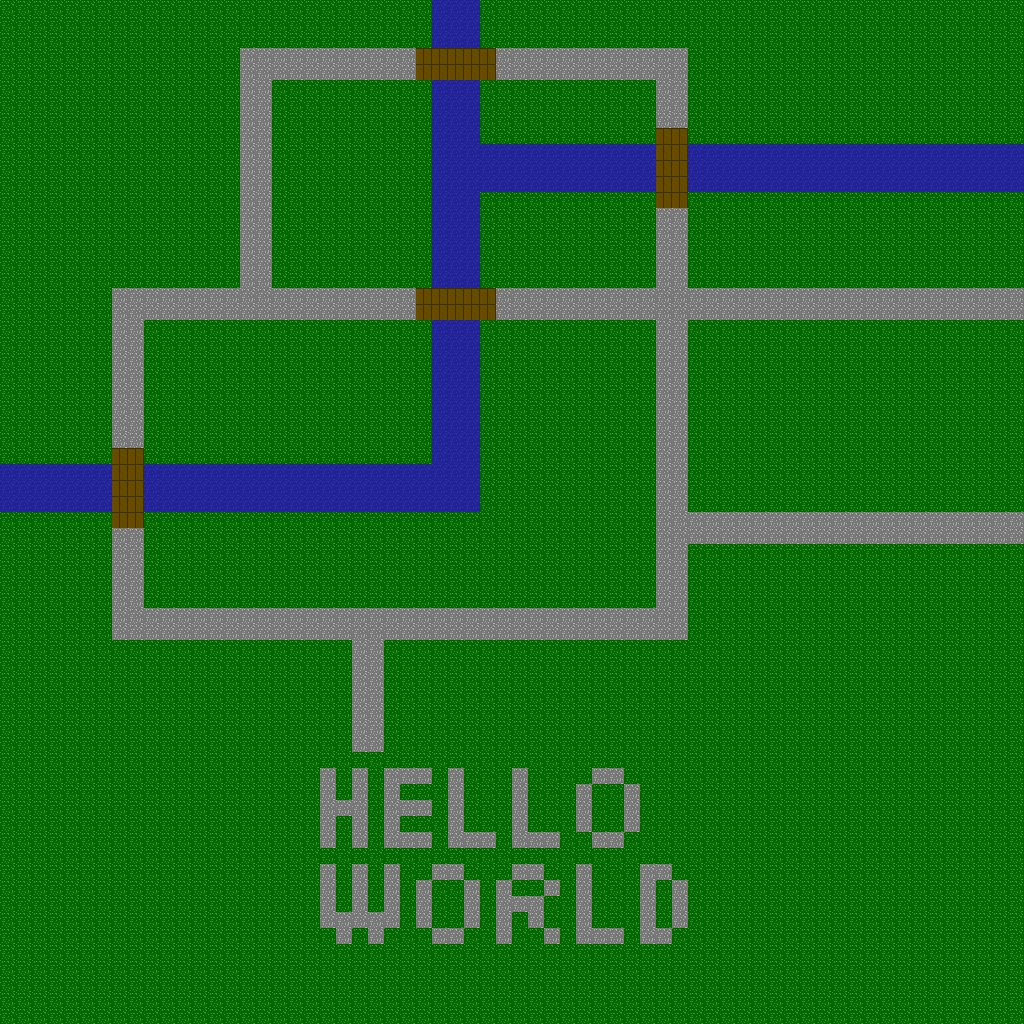

A level layout from a 2D game, rendered from its tile map. Below: a short description, then the map file with tile-grid data replaced by summaries:
An orthogonal 64x64 tile map with 16x16 px tiles, 1 tile layer (Tile Layer 1).

<map version="1.8" tiledversion="1.8.0" orientation="orthogonal" renderorder="right-down" width="64" height="64" tilewidth="16" tileheight="16" infinite="0" nextlayerid="2" nextobjectid="1">
 <tileset firstgid="1" source="tileimg/tilesheet.tsx" />
 <layer id="1" name="Tile Layer 1" width="64" height="64">
  <data>[4096 cells, 4096 non-empty, 4 distinct tile ids]</data>
 </layer>
</map>